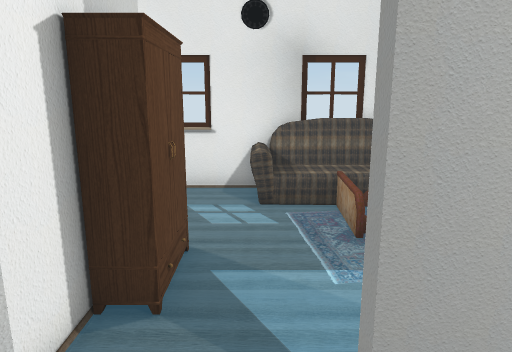
view 1 (above)

21 first-person views from a walk through a Unity game level. The camera is 1.5 m above the floor, tilts 12° down and sees 70° across. Doors are open. The floor is counted in squares, 0.5 m on a side. Each view is taken from the middle of a square. On the plan, view 1 faces up. The plan holds only what a view shows up to about 20 squares ahead; the rest is blank. The place goes on beyond the plan. The player is left out. Some surface patterns are stand-ins.

view 2
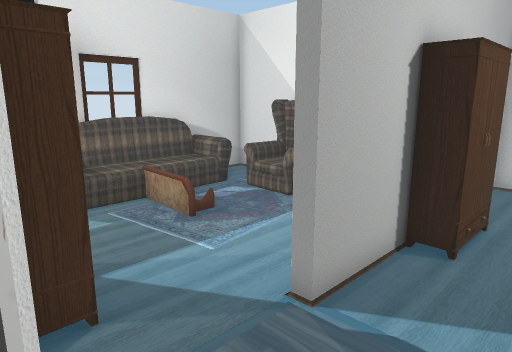

view 3
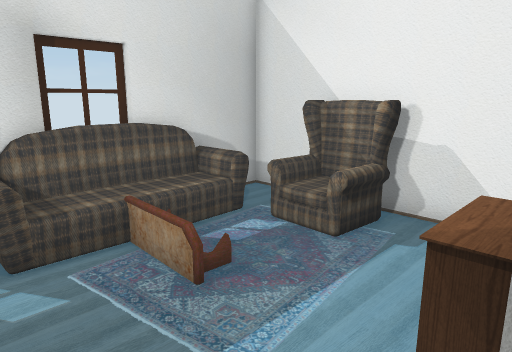

view 4
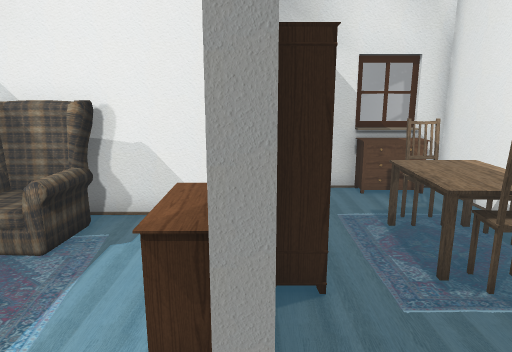

view 5
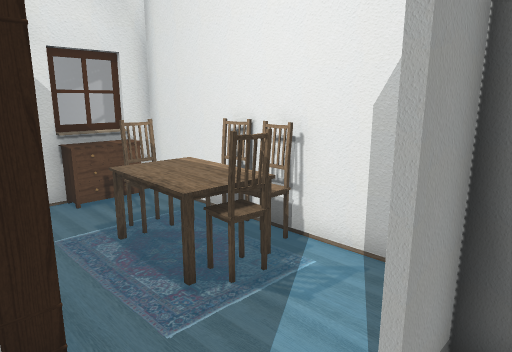

view 6
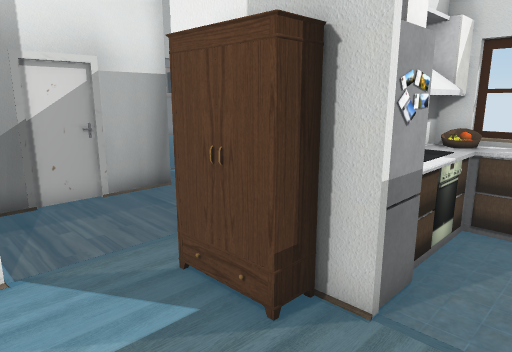

view 7
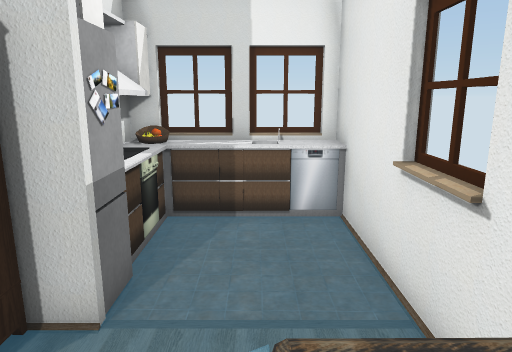

view 8
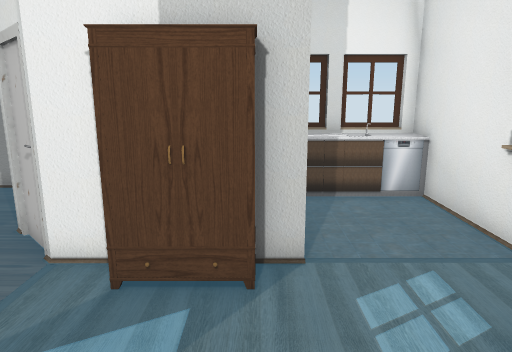

view 9
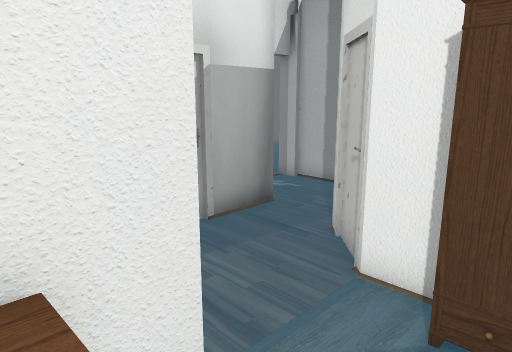

view 10
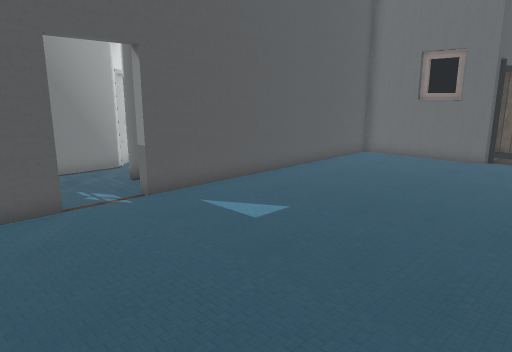

view 11
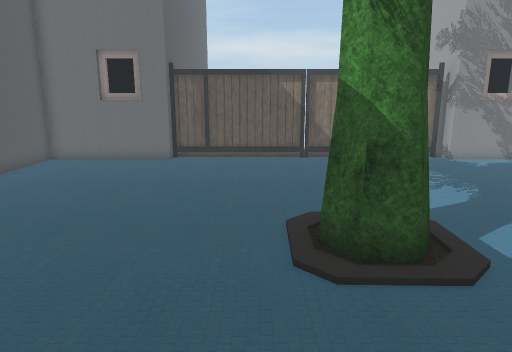

view 12
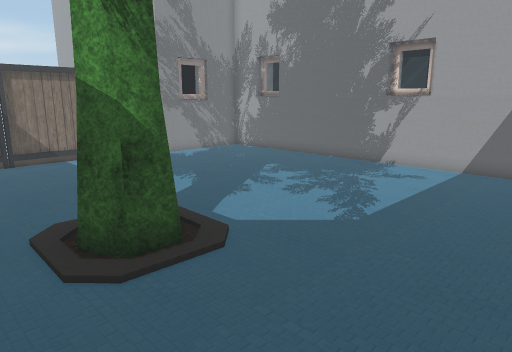

view 13
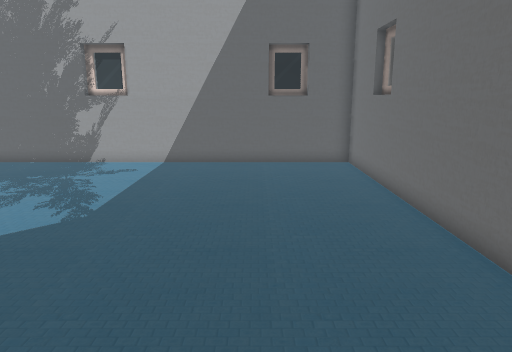

view 14
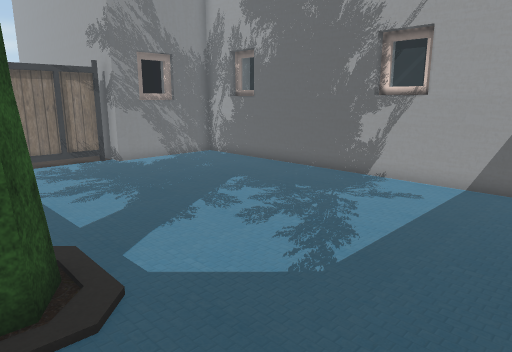

view 15
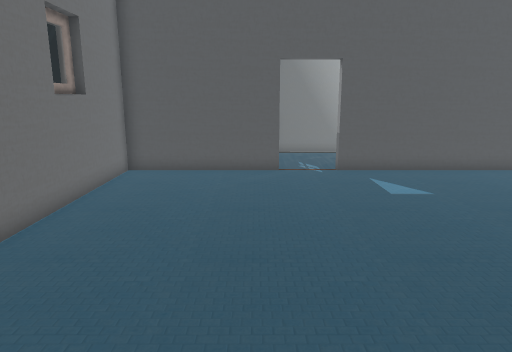

view 16
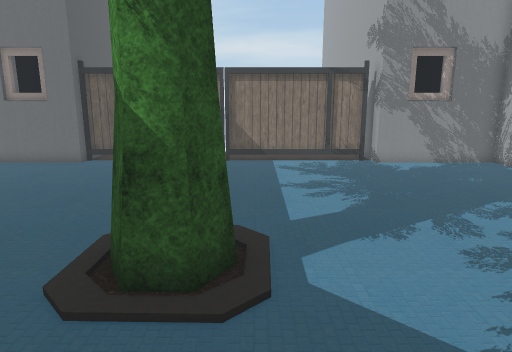

view 17
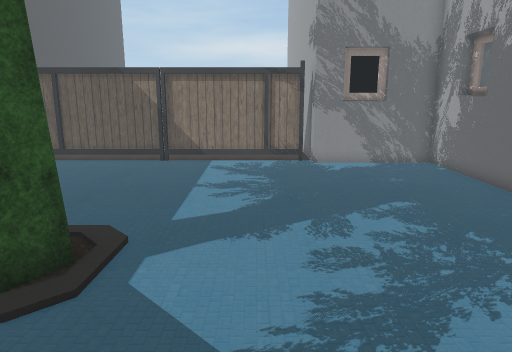

view 18
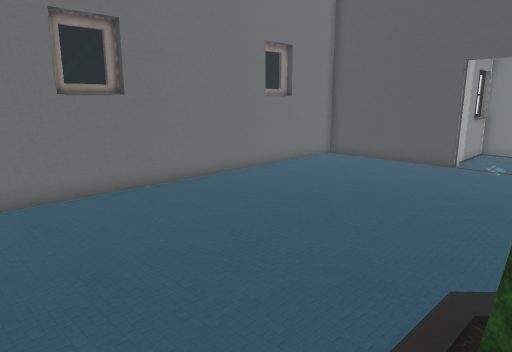

view 19
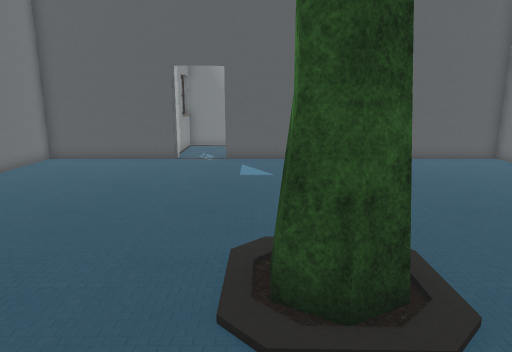

view 20
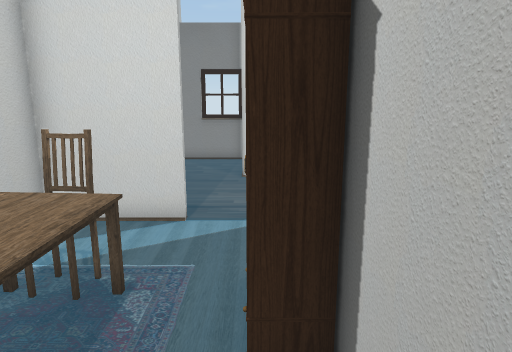

view 21
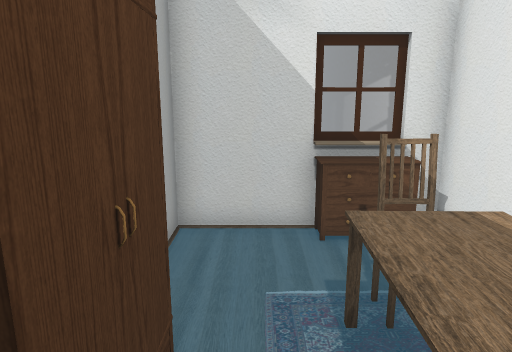

### Floor plan
Key: @ floor where view 1 was taken; # wall or solid block; x gap in a wall; . floor; / step, stairs or slope; D open door; S sofa; C chair; T table; H thing the floor can be seen under or through; R tree; O other object.
Columns run from 14 left of view 1 to 11 right of it. Each row starts with its distance up from view 1.
 13           ###  #####
 12      #O#########SSS####
 11      OOO......S     S.#
 10      OOO......S//   S.#
  9      OOO........    OO#
  8      OOOOOO##...     O#
  7      # OOOO ##..  . OO#
  6            O #........#
  5            O##....... #
  4            O#...OOOO  #
  3            OO...##########
  2       O###OO......####...#
  1      ### ##..............#
  0      ##.......@#...####..#
 -1      ##..#O#####..CCTTC.##
 -2       #...     #...CTC#.##
 -3      ##DD#     ####C#C###
 -4 ######DDD##############
 -5 #.....................#
 -6 #.....................#
 -7 #.....................#
 -8 #.....................#
 -9 #.....................#
-10 #.....................##
-11 #......................H..
-12 #......................H..
-13 #......................H..
-14 #......................H..
-15 #..........R...........H..
-16 #.........RRR..........H.
-17 #.........RRR..........H..
-18 #..........R...........H..
-19 #......................H..
-20 #......................H..
-21 #......................H..
-22 #......................H..
-23 #......................x..
-24 #.....................####
-25 #.....................###
-26 #.....................#
-27 #.....................##
-28 #.....................#
-29 #######################

Positions as (right, up) in squares from view 1, and headings:
1: (0, 0), facing up
2: (-3, 0), facing up-right
3: (-1, 3), facing up-right
4: (-1, 3), facing right
5: (0, 3), facing down-right
6: (2, 10), facing down-left
7: (2, 10), facing left
8: (4, 7), facing left
9: (3, 6), facing down-left
10: (-11, -14), facing up-right
11: (-10, -14), facing right
12: (-10, -13), facing down-right
13: (-10, -12), facing down
14: (-9, -16), facing down-right
15: (-9, -19), facing up
16: (-9, -18), facing right
17: (-9, -21), facing right
18: (-3, -21), facing up-left
19: (-4, -22), facing up
20: (10, 2), facing left
21: (3, 1), facing right
